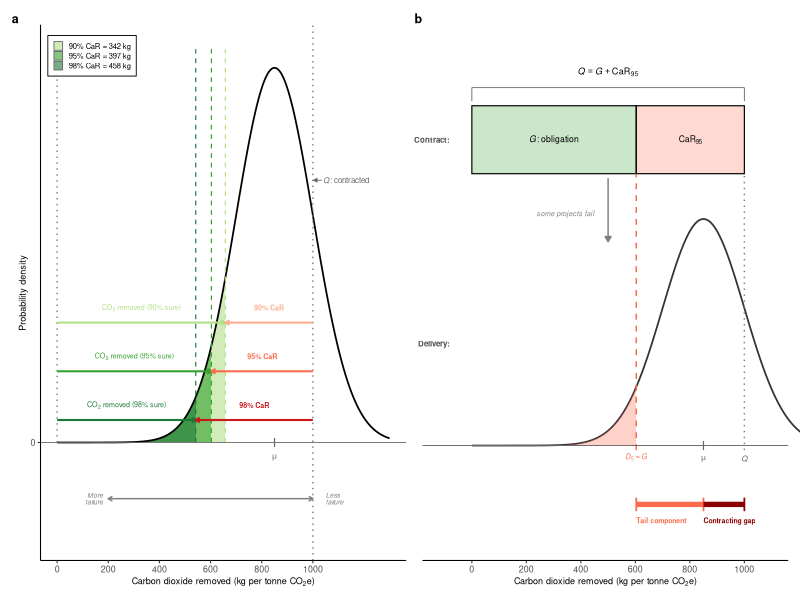
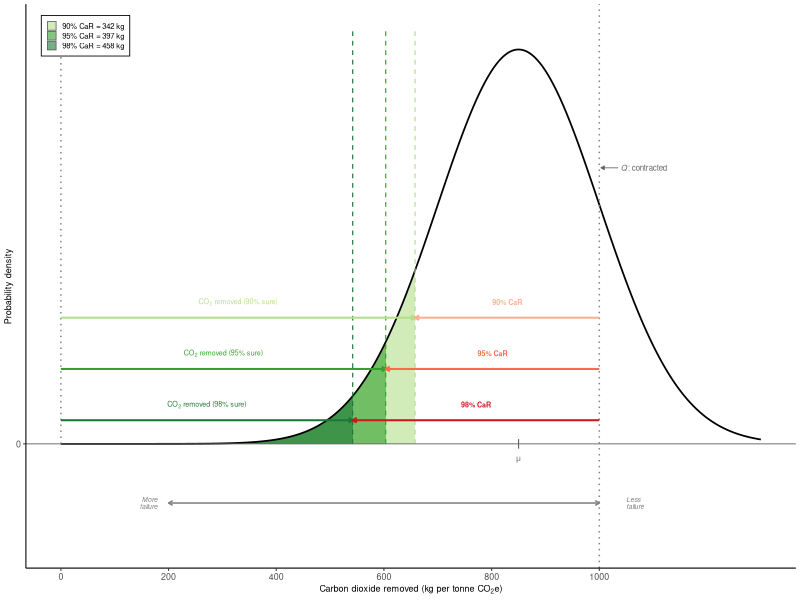
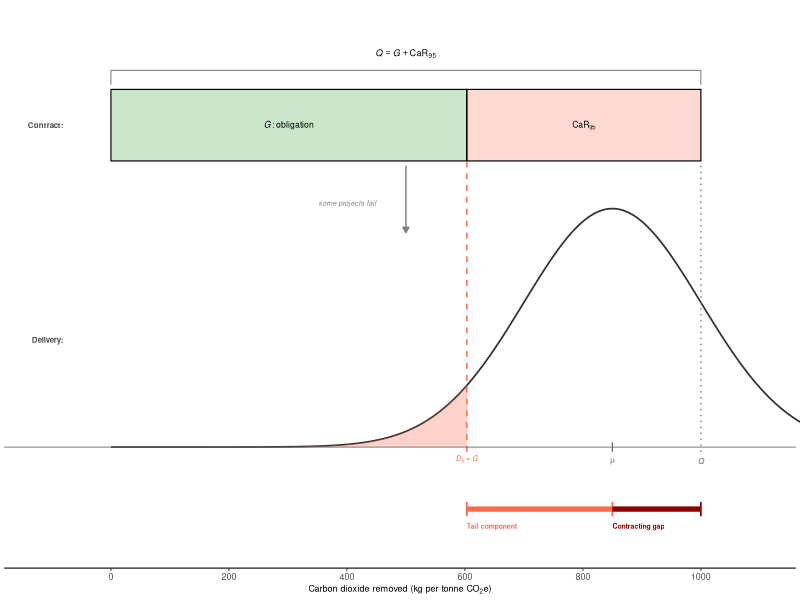

Recreate these plots in R, in order.
# Figure 1: CaR Definition and Buffer Interpretation
# Panel (a): CaR definition (truncated normal with CaR arrows + decomposition)
# Panel (b): Buffer interpretation diagram (contract bar + delivery distribution)
#
# The buffer interpretation follows notes/buffer_interpretation.tex:
#   CaR = Buffer, by definition, when both computed at contracted scale Q.
#   Contract Q = G + CaR_95, so D_5(Q) = G, where G is the delivery obligation.
#   The D_5 calculation is on ALL Q tonnes (obligation + buffer), so
#   buffer-on-buffer failure is already accounted for.

# Libraries ----------------------------------------------------------------

library(ggplot2)
library(patchwork)
library(truncnorm)
library(grid)

# Output directory ---------------------------------------------------------

out_dir <- "outputs/main"
subfig_dir <- file.path(out_dir, "subfigs")
if (!dir.exists(out_dir)) dir.create(out_dir, recursive = TRUE)
if (!dir.exists(subfig_dir)) dir.create(subfig_dir, recursive = TRUE)

# Parameters ---------------------------------------------------------------

CAR_MEAN  <- 850
CAR_SD    <- 150
CAR_LOWER <- 0
CAR_UPPER <- Inf   # no upper truncation: delivery can exceed Q
Q_TARGET  <- 1000  # Q: total contracted removal

# Expected value of truncated normal
CAR_MU <- etruncnorm(a = CAR_LOWER, b = CAR_UPPER, mean = CAR_MEAN, sd = CAR_SD)

# Confidence level for main display
ALPHA <- 0.95

# Colors
GREEN_SHADES <- c("0.9" = "#b2df8a", "0.95" = "#33a02c", "0.98" = "#1b7837")
RED_SHADES   <- c("0.9" = "#fcae91", "0.95" = "#fb6a4a", "0.98" = "#cb181d")
GREEN_95 <- "#33a02c"
RED_95   <- "#fb6a4a"
DARK_RED <- "#8b0000"

# Confidence levels
confidence_levels <- c(0.90, 0.95, 0.98)

# Generate distribution data -----------------------------------------------

x_car <- seq(CAR_LOWER, Q_TARGET + 2 * CAR_SD, length.out = 1000)
y_car <- dtruncnorm(x_car, a = CAR_LOWER, b = CAR_UPPER,
                     mean = CAR_MEAN, sd = CAR_SD)
df_car <- data.frame(x = x_car, y = y_car)

# CaR thresholds for all three confidence levels
car_thresholds <- qtruncnorm(1 - confidence_levels,
                              a = CAR_LOWER, b = CAR_UPPER,
                              mean = CAR_MEAN, sd = CAR_SD)
car_values <- Q_TARGET - car_thresholds

# Shorthand for 95%
p5 <- car_thresholds[2]
car_95 <- car_values[2]

y_max <- max(y_car)

# Shading data for all three levels
shade_car <- do.call(rbind, lapply(seq_along(confidence_levels), function(i) {
  cl <- confidence_levels[i]
  thresh <- car_thresholds[i]
  xs <- seq(CAR_LOWER + 0.1, thresh, length.out = 300)
  data.frame(
    x = xs,
    y = dtruncnorm(xs, a = CAR_LOWER, b = CAR_UPPER,
                    mean = CAR_MEAN, sd = CAR_SD),
    level = as.character(cl)
  )
}))
shade_car$level <- factor(shade_car$level, levels = c("0.9", "0.95", "0.98"))

# Shading data: tail region below p5 (for panel b)
shade_tail <- data.frame(
  x = seq(CAR_LOWER + 0.1, p5, length.out = 300),
  y = dtruncnorm(seq(CAR_LOWER + 0.1, p5, length.out = 300),
                  a = CAR_LOWER, b = CAR_UPPER,
                  mean = CAR_MEAN, sd = CAR_SD)
)

# "Panel (a): CaR Definition" ---------------------------------------------

# Arrow y-positions for 90%, 95%, 98% (staggered)
arrow_ys <- y_max * c(0.32, 0.19, 0.06)

panel_a <- ggplot() +
  # Green shading: all three tail regions
  geom_area(
    data = shade_car, aes(x = x, y = y, fill = level),
    position = "identity", alpha = 0.6
  ) +
  # Density curve
  geom_line(data = df_car, aes(x = x, y = y), linewidth = 0.6) +
  scale_fill_manual(
    values = GREEN_SHADES,
    labels = paste0(confidence_levels * 100, "% CaR = ",
                    round(car_values), " kg"),
    name = NULL
  ) +
  # Vertical dashed lines at thresholds
  annotate("segment",
           x = car_thresholds, xend = car_thresholds,
           y = 0, yend = y_max * 1.05,
           linetype = "dashed", color = unname(GREEN_SHADES),
           linewidth = 0.4) +
  # Q target line + label
  geom_vline(xintercept = Q_TARGET, linetype = "dotted",
             color = "grey50", linewidth = 0.5) +
  annotate("text", x = Q_TARGET + 40, y = y_max * 0.70,
           label = 'italic(Q)*": contracted"', parse = TRUE, hjust = 0,
           size = 2, color = "grey40") +
  annotate("segment", x = Q_TARGET + 35, xend = Q_TARGET + 3,
           y = y_max * 0.70, yend = y_max * 0.70,
           arrow = arrow(length = unit(0.1, "cm"), type = "closed"),
           color = "grey40", linewidth = 0.3) +
  # mu tick mark at y=0 level
  annotate("segment", x = CAR_MU, xend = CAR_MU,
           y = -y_max * 0.012, yend = y_max * 0.012,
           color = "grey40", linewidth = 0.4) +
  annotate("text", x = CAR_MU, y = -y_max * 0.04,
           label = expression(mu), size = 2, color = "grey40") +
  # x=0 vertical line
  annotate("segment", x = 0, xend = 0,
           y = 0, yend = y_max * 1.05,
           linetype = "dotted", color = "grey50", linewidth = 0.5) +
  # Green "Carbon Removed" arrows (0 -> each threshold)
  annotate("segment",
           x = rep(0, 3), xend = car_thresholds,
           y = arrow_ys, yend = arrow_ys,
           arrow = arrow(length = unit(0.12, "cm")),
           color = unname(GREEN_SHADES), linewidth = 0.7) +
  annotate("text",
           x = car_thresholds / 2,
           y = arrow_ys + y_max * 0.04,
           label = paste0('"CO"[2]*" removed (', confidence_levels * 100, '% sure)"'),
           parse = TRUE,
           size = 1.8, color = unname(GREEN_SHADES), fontface = "bold",
           hjust = 0.5) +
  # Red "CaR" arrows (Q -> each threshold)
  annotate("segment",
           x = rep(Q_TARGET, 3), xend = car_thresholds,
           y = arrow_ys, yend = arrow_ys,
           arrow = arrow(length = unit(0.12, "cm")),
           color = unname(RED_SHADES), linewidth = 0.7) +
  annotate("text",
           x = (car_thresholds + Q_TARGET) / 2,
           y = arrow_ys + y_max * 0.04,
           label = paste0(confidence_levels * 100, "% CaR"),
           size = 1.8, color = unname(RED_SHADES), fontface = "bold",
           hjust = 0.5) +
  # Below-axis: "More failure / Less failure" arrow
  annotate("segment", x = 200, xend = Q_TARGET,
           y = -y_max * 0.15, yend = -y_max * 0.15,
           arrow = arrow(length = unit(0.12, "cm"), ends = "both"),
           color = "grey50", linewidth = 0.5) +
  annotate("text", x = 180, y = -y_max * 0.15,
           label = "More\nfailure",
           size = 1.7, hjust = 1, color = "grey50", fontface = "italic",
           lineheight = 0.85) +
  annotate("text", x = Q_TARGET + 50, y = -y_max * 0.15,
           label = "Less\nfailure",
           size = 1.7, hjust = 0, color = "grey50", fontface = "italic",
           lineheight = 0.85) +
  # Formatting
  geom_hline(yintercept = 0, linewidth = 0.3, color = "grey40") +
  scale_x_continuous(breaks = seq(0, 1000, by = 200)) +
  scale_y_continuous(breaks = 0, labels = "0") +
  coord_cartesian(xlim = c(0, 1300),
                  ylim = c(-y_max * 0.25, y_max * 1.05),
                  clip = "off") +
  labs(
    x = expression("Carbon dioxide removed (kg per tonne CO"[2]*"e)"),
    y = "Probability density"
  ) +
  theme_classic(base_size = 8) +
  theme(
    plot.margin = margin(3, 3, 3, 3),
    axis.title = element_text(size = 6.5),
    legend.position = "inside",
    legend.position.inside = c(0.02, 0.98),
    legend.justification = c(0, 1),
    legend.key.size = unit(0.25, "cm"),
    legend.text = element_text(size = 5.5),
    legend.background = element_rect(fill = alpha("white", 0.9),
                                     color = "black", linewidth = 0.3),
    plot.tag = element_text(face = "bold", size = 9)
  ) +
  guides(fill = guide_legend(override.aes = list(color = "grey40",
                                                  linewidth = 0.3)))

# "Panel (b): Buffer Interpretation" ---------------------------------------
# Recreates the TikZ diagram from cambridge.tex slide 13 in ggplot2.
# Shows: contract bar (Q* + buffer), delivery distribution, p5 = Q*.
# Consistent with buffer_interpretation.tex analysis.

# Buffer interpretation parameters
# G_OBLIG is the delivery obligation; Q is total contracted
G_OBLIG <- p5       # delivery obligation = 5th percentile of distribution
Q_TOTAL <- Q_TARGET # total contracted (= G + CaR_95)
BUFFER  <- Q_TOTAL - G_OBLIG  # = CaR_95

# Vertical layout positions (in data coordinates of the delivery axis)
bar_top    <- y_max * 1.50
bar_bottom <- y_max * 1.20
brace_y    <- y_max * 1.65
arrow_mid  <- y_max * 0.85

panel_b <- ggplot() +
  # === Contract bar: obligation portion (green) ===
  annotate("rect",
           xmin = 0, xmax = G_OBLIG,
           ymin = bar_bottom, ymax = bar_top,
           fill = GREEN_95, alpha = 0.25, color = "black", linewidth = 0.4) +
  annotate("text", x = G_OBLIG / 2, y = (bar_top + bar_bottom) / 2,
           label = 'italic(G)*": obligation"', parse = TRUE, size = 2.2) +
  # === Contract bar: Buffer portion (red) ===
  annotate("rect",
           xmin = G_OBLIG, xmax = Q_TOTAL,
           ymin = bar_bottom, ymax = bar_top,
           fill = RED_95, alpha = 0.25, color = "black", linewidth = 0.4) +
  annotate("text", x = (G_OBLIG + Q_TOTAL) / 2,
           y = (bar_top + bar_bottom) / 2,
           label = expression(CaR[95]),
           size = 2.2) +
  # === Brace above: Q = G + CaR_95 ===
  # Bracket line just above the bar
  annotate("segment", x = 0, xend = 0,
           y = bar_top + y_max * 0.02, yend = bar_top + y_max * 0.08,
           color = "grey40", linewidth = 0.3) +
  annotate("segment", x = Q_TOTAL, xend = Q_TOTAL,
           y = bar_top + y_max * 0.02, yend = bar_top + y_max * 0.08,
           color = "grey40", linewidth = 0.3) +
  annotate("segment", x = 0, xend = Q_TOTAL,
           y = bar_top + y_max * 0.08, yend = bar_top + y_max * 0.08,
           color = "grey40", linewidth = 0.3) +
  # Text above the bracket line
  annotate("text", x = Q_TOTAL / 2, y = bar_top + y_max * 0.15,
           label = expression(italic(Q) == italic(G) + CaR[95]),
           size = 2.3) +
  # === Arrow down: "some projects fail" ===
  annotate("segment",
           x = Q_TOTAL / 2, xend = Q_TOTAL / 2,
           y = bar_bottom - y_max * 0.02,
           yend = arrow_mid + y_max * 0.05,
           arrow = arrow(length = unit(0.15, "cm"), type = "closed"),
           color = "grey50", linewidth = 0.5) +
  annotate("text", x = Q_TOTAL / 2 - 50, y = (bar_bottom + arrow_mid) / 2,
           label = "some projects fail",
           size = 1.8, color = "grey50", hjust = 1, fontface = "italic") +
  # === Delivery distribution ===
  geom_line(data = df_car, aes(x = x, y = y), linewidth = 0.6,
            color = "grey20") +
  # Red tail shading (below p5)
  geom_area(data = shade_tail, aes(x = x, y = y),
            fill = RED_95, alpha = 0.3) +
  # (5% tail label removed for clarity)
  # === Dashed line at D_5 = G ===
  annotate("segment", x = G_OBLIG, xend = G_OBLIG,
           y = -y_max * 0.02, yend = bar_bottom,
           linetype = "dashed", color = RED_95, linewidth = 0.5) +
  annotate("text", x = G_OBLIG, y = -y_max * 0.05,
           label = expression(italic(D)[5] == italic(G)),
           size = 1.8, color = RED_95) +
  # === Dotted line at Q ===
  annotate("segment", x = Q_TOTAL, xend = Q_TOTAL,
           y = -y_max * 0.02, yend = bar_bottom,
           linetype = "dotted", color = "grey50", linewidth = 0.5) +
  # === "Contract" and "Delivery" labels ===
  annotate("text", x = -80, y = (bar_top + bar_bottom) / 2,
           label = "Contract:", size = 2, fontface = "bold",
           hjust = 1, color = "grey30") +
  annotate("text", x = -80, y = y_max * 0.45,
           label = "Delivery:", size = 2, fontface = "bold",
           hjust = 1, color = "grey30") +
  # === CaR decomposition bar below distribution ===
  # Tail component bracket: D_5 to mu
  annotate("segment", x = p5, xend = CAR_MU,
           y = -y_max * 0.26, yend = -y_max * 0.26,
           linewidth = 1.8, color = RED_95) +
  annotate("segment", x = p5, xend = p5,
           y = -y_max * 0.23, yend = -y_max * 0.29,
           linewidth = 0.6, color = RED_95) +
  annotate("segment", x = CAR_MU, xend = CAR_MU,
           y = -y_max * 0.23, yend = -y_max * 0.29,
           linewidth = 0.6, color = RED_95) +
  annotate("text", x = p5, y = -y_max * 0.33,
           label = "Tail component", size = 1.75, fontface = "bold",
           hjust = 0, color = RED_95) +
  # Contracting gap bracket: mu to Q
  annotate("segment", x = CAR_MU, xend = Q_TOTAL,
           y = -y_max * 0.26, yend = -y_max * 0.26,
           linewidth = 1.8, color = DARK_RED) +
  annotate("segment", x = Q_TOTAL, xend = Q_TOTAL,
           y = -y_max * 0.23, yend = -y_max * 0.29,
           linewidth = 0.6, color = DARK_RED) +
  annotate("text", x = CAR_MU, y = -y_max * 0.33,
           label = "Contracting gap", size = 1.75, fontface = "bold",
           hjust = 0, color = DARK_RED) +
  # mu tick mark at y=0 level
  annotate("segment", x = CAR_MU, xend = CAR_MU,
           y = -y_max * 0.02, yend = y_max * 0.02,
           color = "grey40", linewidth = 0.4) +
  annotate("text", x = CAR_MU, y = -y_max * 0.06,
           label = expression(mu), size = 2, color = "grey40") +
  # Q tick mark at y=0 level (separate from dotted line)
  annotate("text", x = Q_TARGET, y = -y_max * 0.06,
           label = expression(italic(Q)), size = 2, color = "grey40") +
  # Formatting
  geom_hline(yintercept = 0, linewidth = 0.3, color = "grey40") +
  scale_x_continuous(breaks = seq(0, 1000, by = 200)) +
  scale_y_continuous(breaks = NULL) +
  coord_cartesian(xlim = c(-120, 1100),
                  ylim = c(-y_max * 0.40, brace_y + y_max * 0.10),
                  clip = "off") +
  labs(
    x = expression("Carbon dioxide removed (kg per tonne CO"[2]*"e)"),
    y = NULL
  ) +
  theme_classic(base_size = 8) +
  theme(
    plot.margin = margin(3, 3, 3, 3),
    axis.title = element_text(size = 6.5),
    axis.text.y = element_blank(),
    axis.ticks.y = element_blank(),
    axis.line.y = element_blank(),
    plot.tag = element_text(face = "bold", size = 9)
  )

# Assemble & save ----------------------------------------------------------

fig1 <- panel_a + panel_b +
  plot_layout(widths = c(1, 1)) +
  plot_annotation(tag_levels = "a")

# 183 mm wide = 7.2 inches; height scaled proportionally
ggsave(file.path(out_dir, "figure1.pdf"), fig1,
       width = 183, height = 75, units = "mm")
ggsave(file.path(subfig_dir, "figure1a.pdf"), panel_a,
       width = 91.5, height = 75, units = "mm")
ggsave(file.path(subfig_dir, "figure1b.pdf"), panel_b,
       width = 91.5, height = 75, units = "mm")

cat("Saved figure1.pdf to", out_dir, "\n")
cat("Saved figure1a.pdf, figure1b.pdf to", subfig_dir, "\n")
